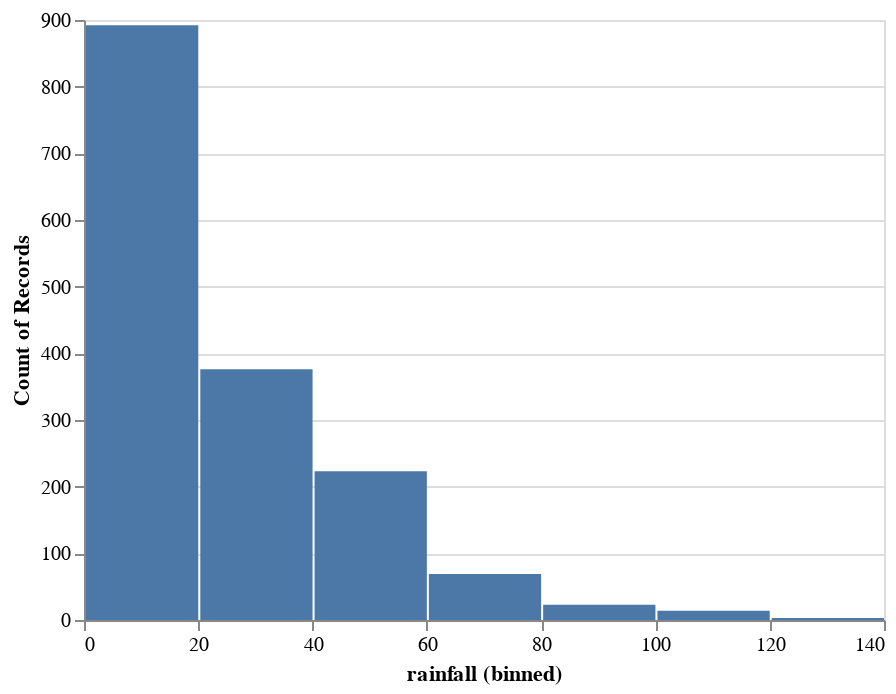

Notebook cell for this chart:
### Code cell
alt.Chart(world.df_features).mark_bar().encode(
    alt.X("rainfall", bin=True),
    y='count()',
)

### Figure 1 — Vega-Lite specification as saved in the notebook (floating-point values rounded to 4 significant figures; data arrays with more than 128 entries replaced by an {"elided": "..."} marker saying what was removed)
{"$schema": "https://vega.github.io/schema/vega-lite/v2.6.0.json", "config": {"view": {"height": 300, "width": 400}}, "data": {"name": "data-81365f3f32b279891627696d641244f5"}, "datasets": {"data-81365f3f32b279891627696d641244f5": {"elided": "1600 records"}}, "encoding": {"x": {"bin": true, "field": "rainfall", "type": "quantitative"}, "y": {"aggregate": "count", "type": "quantitative"}}, "mark": "bar"}
